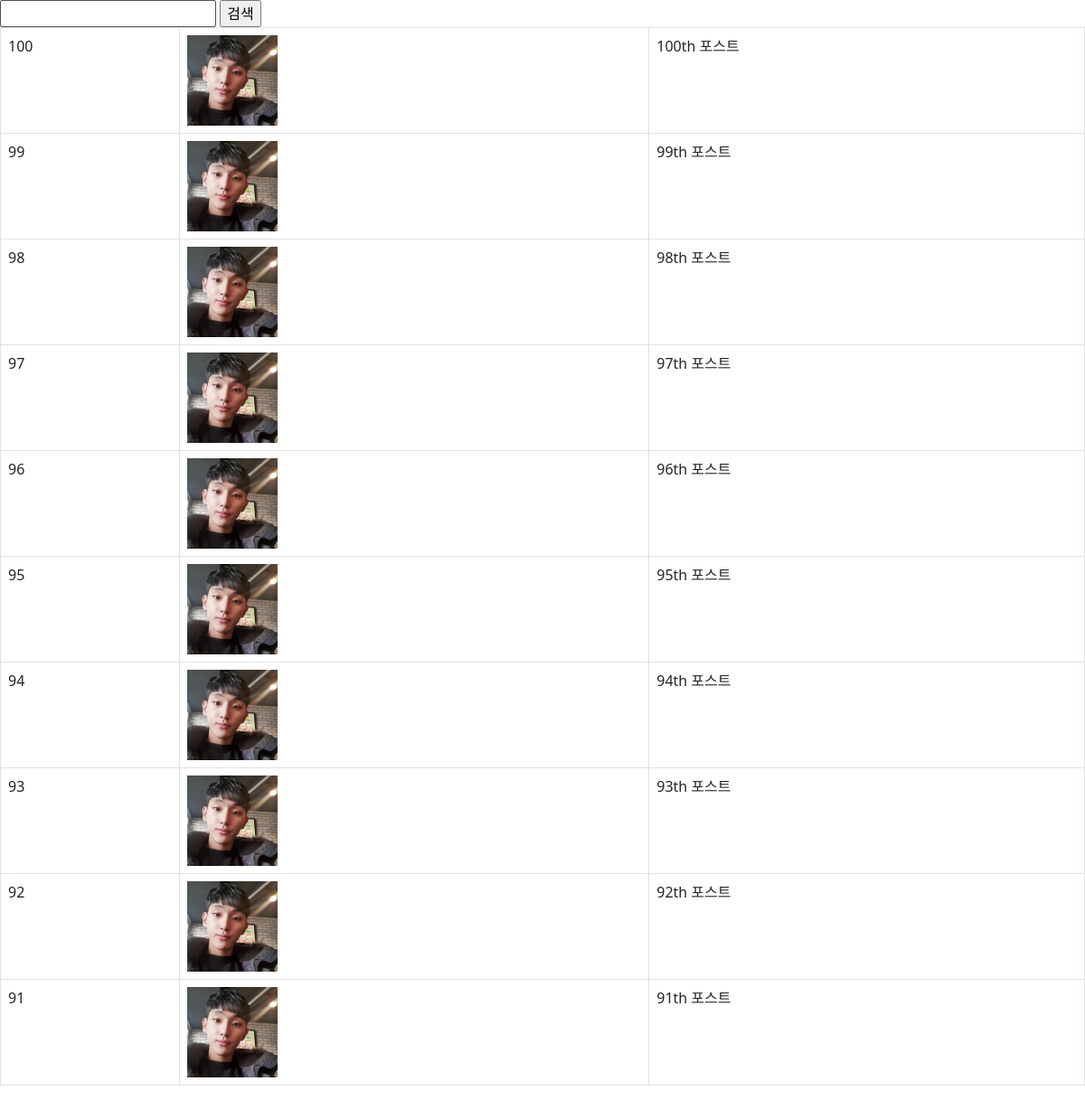
The page /instagram/ (signed in) on the database its author committed.
### instagram/models.py (models this page shows, shortened)
class Post(models.Model):
    author = models.ForeignKey(settings.AUTH_USER_MODEL, on_delete=models.CASCADE,
    related_name='instagram_post_set') # reverse_name을 포기하려면 related_name='+'
    photo = models.ImageField(blank=True, upload_to=uuid_name_upload_to)
    message = models.TextField()
    tag_set = models.ManyToManyField('Tag', blank=True) # ManyToManyField(to, blank)
    is_public = models.BooleanField(default=False, verbose_name='공개여부')
    created_at = models.DateTimeField(auto_now_add=True) # 생성시간
    updated_at = models.DateField(auto_now=True) # 수정시간
    class Meta:
        ordering  = ['-id']

### instagram/views.py (the view)
# urls.py: path('', RedirectView.as_view(pattern_name='instagram:post_list'), name='root'),
@login_required
def post_list(request:HttpRequest):
    qs = Post.objects.all()
    q = request.GET.get('q', '')
    page = request.GET.get('page', '1')
    if q:
        qs = qs.filter(message__icontains=q)
    paginator = Paginator(qs, 10) # 한 페이지당 10개씩
    page_obj = paginator.get_page(page)
    return render(request, 'instagram/post_list.html', {
        'post_list':page_obj,
        'q':q,
    })

### instagram/templates/instagram/post_list.html (shortened to what this page needs)
{% load bootstrap4 %}
<!doctype html>
<html lang="ko">
    <head>
        <link href="https://cdn.jsdelivr.net/npm/bootstrap@5.1.3/dist/css/bootstrap.min.css" rel="stylesheet">
    </head>
    <body>
        <form action="" method="get">
            <input type="text", name="q", value="{{ q }}" />
            <input type="submit", value="검색" />
        </form>
        <table class="table table-bordered table-hover">
            <tbody>
                {% for post in post_list %}
                <tr>
                    <td>
                        {{ post.id }}
                    </td>
                    <td>
                        {% if post.photo %}
                            <img src = "{{ post.photo.url }}", style="width: 100px;" />
                        {% else %}
                            No Photo
                        {% endif %}
                    </td>
                    <td>
                        {{ post.message }}
                    </td>
                </tr>
                {% endfor %}
            </tbody>
        </table>
    </body>
</html>

### rows shown on the page
Post: id "100", photo (picture), message "100th 포스트"
Post: id "99", photo (picture), message "99th 포스트"
Post: id "98", photo (picture), message "98th 포스트"
Post: id "97", photo (picture), message "97th 포스트"
Post: id "96", photo (picture), message "96th 포스트"
Post: id "95", photo (picture), message "95th 포스트"
Post: id "94", photo (picture), message "94th 포스트"
Post: id "93", photo (picture), message "93th 포스트"
Post: id "92", photo (picture), message "92th 포스트"
Post: id "91", photo (picture), message "91th 포스트"
